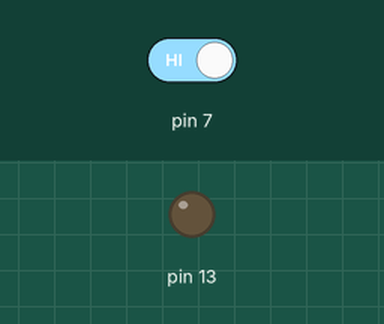
Recording of a sketch running on a simulated Arduino Uno, built with avr-gcc and run on an emulated ATmega328P. Parts: output pins drawn as LEDs (lit = HIGH). The inputs (shaded band) are chosen by the test bench; at power-on: pin 7 HIGH.

Above: at 1.2 s.
1.3 s: pin 7 driven LOW
At 1.8 s:
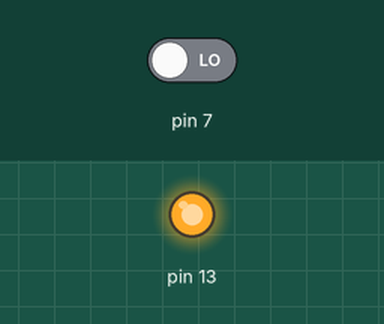
2.8 s: pin 7 driven HIGH
At 4.2 s:
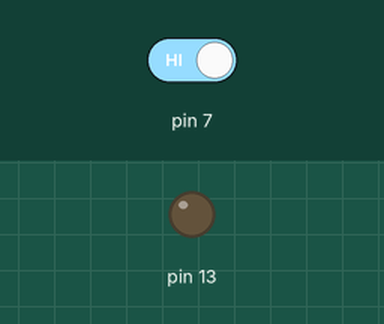
Timing chart, 0 to 5.8 s (numbered marks = the images above; inputs shaded):
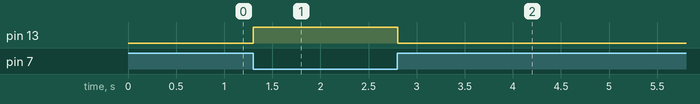

Measured:
- after the input at 1.3 s, pin 13: LOW → HIGH at once
- after the input at 2.8 s, pin 13: HIGH → LOW at once

The sketch:

sketch_AcenderLedBotao.ino
```cpp
// Define uma VARIÁVEL para o botão (push) a ser acionado manualmente
int Botao = 0;

void setup() {
  //Define a porta 7 como ENTRADA (Captura da informação com botão)
  pinMode(7, INPUT);
  //Define a porta 13 como SAÍDA (saída da informação para o mundo físico LED)
  pinMode(13, OUTPUT);

}

void loop() {
  //Pega o valor que está na porta "7" que é o botão e joga na dentro do valor da variável
  Botao = digitalRead(7);

  // Condicional para valor do botão e resposta no LED 0 -> Acende | 1 -> Desliga
  if (Botao == 0) {
    digitalWrite(13, HIGH);
  } else {
    digitalWrite(13, LOW);
  }

  //Define um tempo de 10ms entre o tempo de acionar o botão e o resultado aparecer no LED
  delay(10);
}
```
